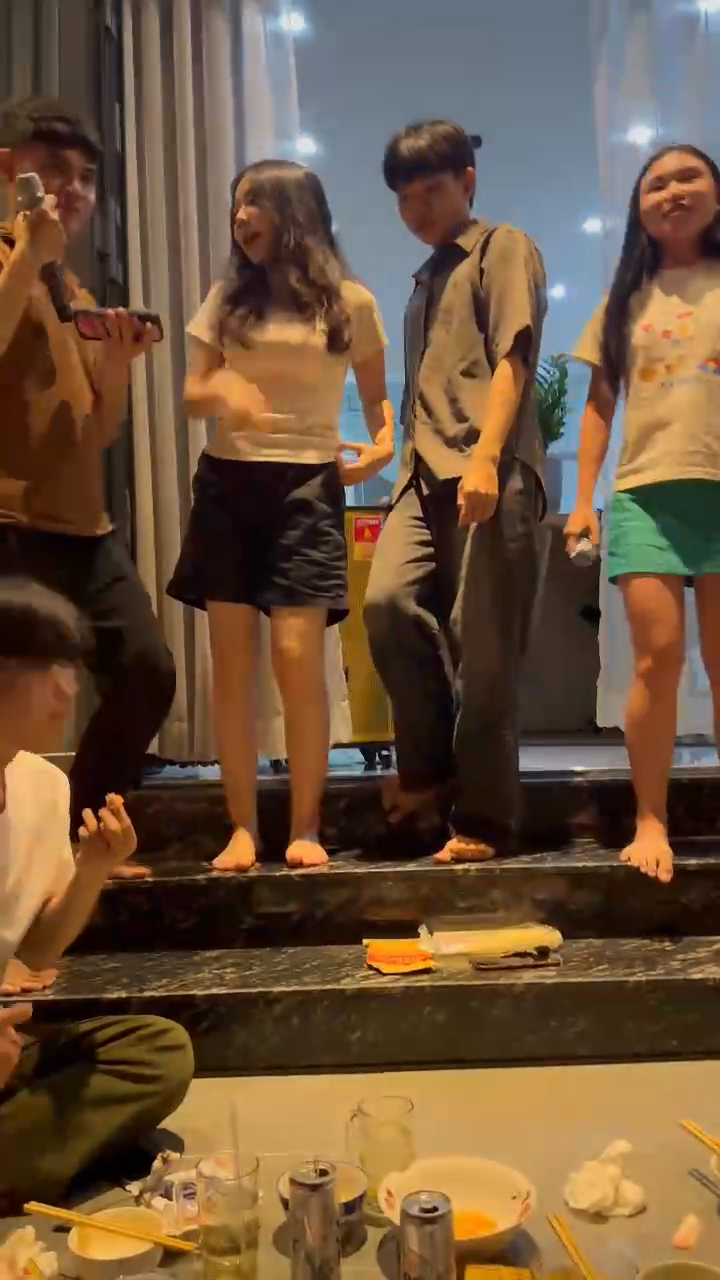
#> input picture frame 25 of Test_Image/video.mp4, 720 x 1280 px
$ python TestRecognizeFaceFromVideo.py
#> lines starting #> are read from the running program, lines starting #| are printed output that depends on the picture
import face_recognition
import cv2
import pickle
import os


def TestRecognizeFaceFromVideo(video_path, tolerance=0.4, display_width=600, frame_skip=2):
    # Đường dẫn tới tệp encodings
#> called with video_path = 'Test_Image/video.mp4', tolerance = 0.4, display_width = 600, frame_skip = 2
    encodings_path = "encodings/encodings.pickle"

    # Tải dữ liệu encodings
    with open(encodings_path, "rb") as f:
#> (reads encodings/encodings.pickle from the repository)
        data = pickle.load(f)

    # Mở video từ đường dẫn
    video_capture = cv2.VideoCapture(video_path)

    # Kiểm tra nếu video không thể mở được
    if not video_capture.isOpened():
        print("Không thể mở video.")
        return

    # Khởi tạo các biến cần thiết
    previous_frame = None
    frame_count = 0

    while True:
        # Đọc từng khung hình của video
        ret, frame = video_capture.read()
#> frame is the input picture: shape (1280, 720, 3); mean B, G, R 59.7, 84, 109.7
        if not ret:
            break  # Nếu không còn khung hình nào để đọc, thoát vòng lặp

        # Giảm tần suất xử lý khung hình
        if frame_count % frame_skip != 0:
            frame_count += 1
            continue

        frame_count += 1

        # Chuyển đổi từ BGR sang RGB
        rgb_frame = cv2.cvtColor(frame, cv2.COLOR_BGR2RGB)

        # Chuyển đổi khung hình hiện tại sang màu xám
        gray_frame = cv2.cvtColor(frame, cv2.COLOR_BGR2GRAY)
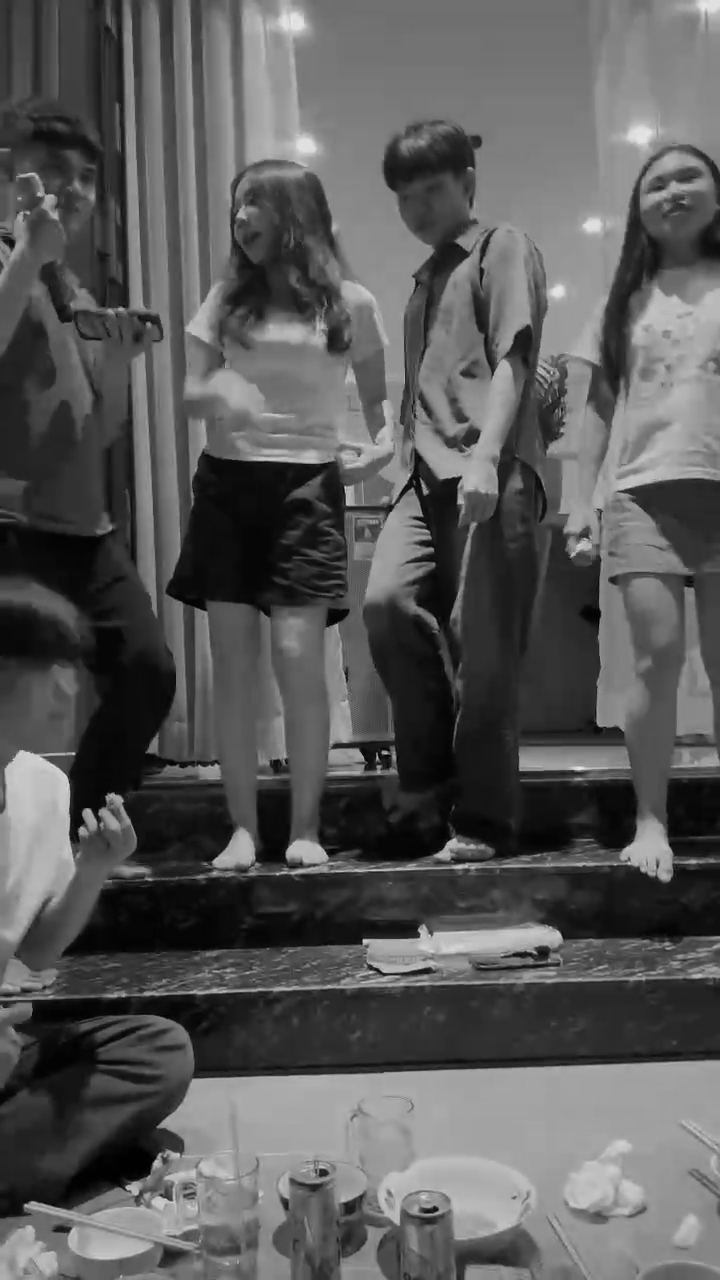
#> gray_frame: shape (1280, 720); min 0, max 235, mean 88.9

        # Làm mờ khung hình xám để giảm nhiễu
        gray_frame = cv2.GaussianBlur(gray_frame, (21, 21), 0)
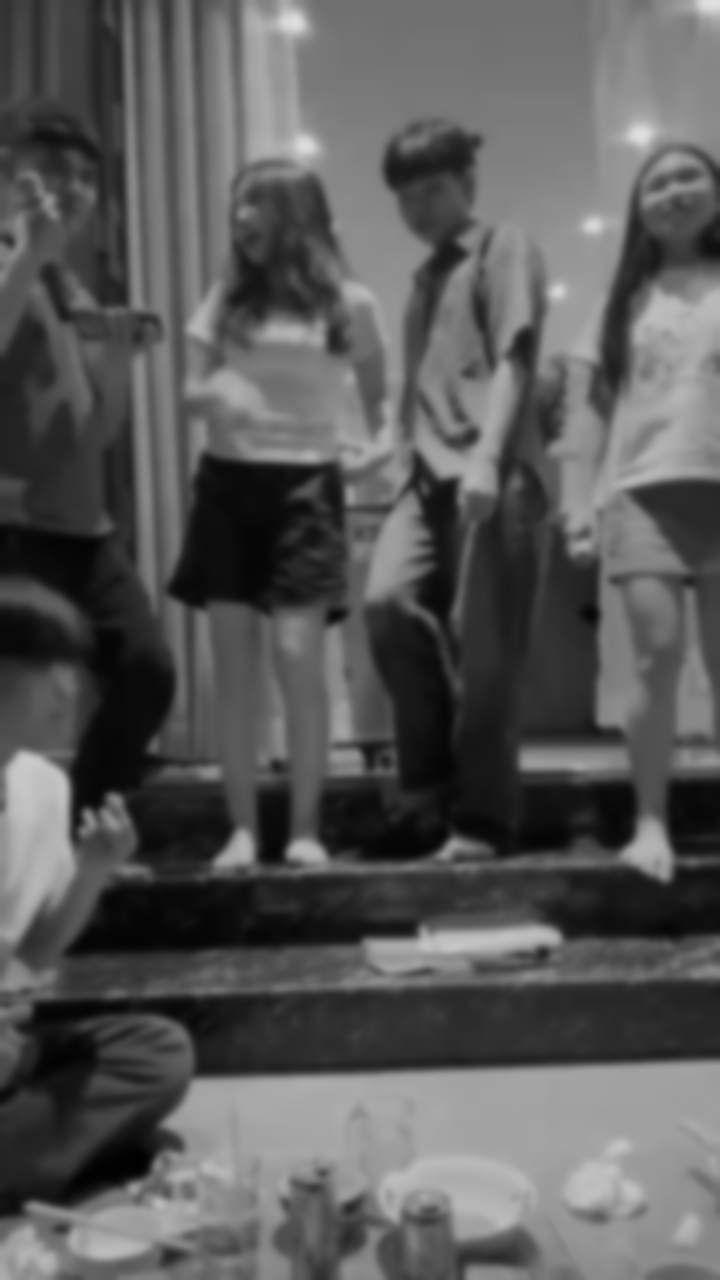
#> gray_frame: shape (1280, 720); min 1, max 224, mean 88.9

        # Nếu không có khung hình trước, lưu khung hình hiện tại
        if previous_frame is None:
            previous_frame = gray_frame
            continue

        # Tính toán độ thay đổi giữa hai khung hình
        frame_diff = cv2.absdiff(previous_frame, gray_frame)
        threshold = cv2.threshold(frame_diff, 25, 255, cv2.THRESH_BINARY)[1]

        # Xóa các khu vực nhỏ không đáng kể
        kernel = cv2.getStructuringElement(cv2.MORPH_ELLIPSE, (5, 5))
        threshold = cv2.morphologyEx(threshold, cv2.MORPH_CLOSE, kernel)
        threshold = cv2.dilate(threshold, kernel, iterations=2)

        # Kiểm tra xem có chuyển động hay không
        motion_detected = cv2.countNonZero(threshold) > 50000  # Ngưỡng có thể điều chỉnh

        if motion_detected:
            # Tìm khuôn mặt trong khung hình và mã hoá chúng
            face_locations = face_recognition.face_locations(rgb_frame)
            face_encodings = face_recognition.face_encodings(rgb_frame, face_locations)

            # Duyệt qua các khuôn mặt tìm được
            for (top, right, bottom, left), face_encoding in zip(face_locations, face_encodings):
                # So khớp khuôn mặt với encodings đã biết
                matches = face_recognition.compare_faces(data["encodings"], face_encoding, tolerance=tolerance)
                name = "Unknown"

                # Nếu tìm thấy ít nhất một khuôn mặt trùng khớp
                if True in matches:
                    matched_idxs = [i for (i, b) in enumerate(matches) if b]
                    counts = {}

                    # Duyệt qua các chỉ số khớp và đếm tần suất tên
                    for i in matched_idxs:
                        name = data["names"][i]
                        counts[name] = counts.get(name, 0) + 1

                    # Lấy tên có số lần xuất hiện nhiều nhất
                    name = max(counts, key=counts.get)

                # Vẽ khung chữ nhật quanh khuôn mặt và tên
                cv2.rectangle(frame, (left, top), (right, bottom), (0, 255, 0), 4)
                cv2.putText(frame, name, (left, top - 10), cv2.FONT_HERSHEY_SIMPLEX, 1.75, (0, 255, 0), 4)

        # Cập nhật khung hình trước
        previous_frame = gray_frame

        # Thay đổi kích thước khung hình để hiển thị
        height, width = frame.shape[:2]
        aspect_ratio = display_width / float(width)
        display_height = int(height * aspect_ratio)
        resized_frame = cv2.resize(frame, (display_width, display_height))

        # Hiển thị khung hình với các khuôn mặt nhận diện được
        cv2.imshow("Recognized Faces from Video", resized_frame)

        # Nhấn 'q' để thoát
        if cv2.waitKey(1) & 0xFF == ord('q'):
            break

    # Giải phóng tài nguyên sau khi hoàn thành
    video_capture.release()
    cv2.destroyAllWindows()
    print("Đã hoàn thành nhận diện từ video.")


if __name__ == "__main__":
    # Đường dẫn tới video cần kiểm tra
    video_path = "Test_Image/video.mp4"  # Thay "path/to/your/video.mp4" bằng đường dẫn video của bạn
    TestRecognizeFaceFromVideo(video_path)
#> (the call stopped at in TestRecognizeFaceFromVideo, `face_locations = face_recognition.face_locations(rgb_frame)`: face_recognition is not available in this run)
